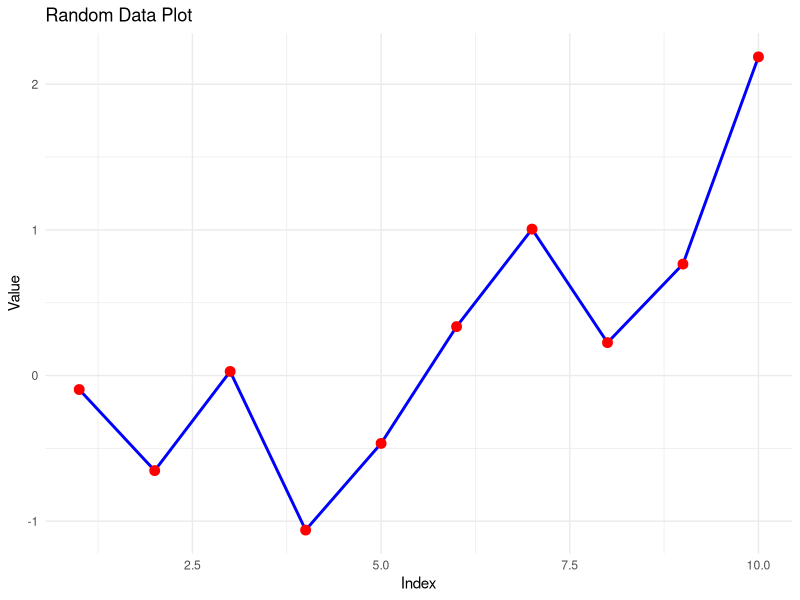

Source code (R):
## ---- chunk 1
#| echo: true
library(ggplot2)

# Create sample data
data <- data.frame(
  x = 1:10,
  y = rnorm(10)
)

# Create plot
ggplot(data, aes(x = x, y = y)) +
  geom_line(color = "blue", size = 1) +
  geom_point(color = "red", size = 3) +
  theme_minimal() +
  labs(title = "Random Data Plot", x = "Index", y = "Value")
## ---- chunk 2
#| echo: true
# Create sample dataset
iris_summary <- iris |>
  subset(Species == "setosa") |>
  summary()

print(iris_summary)
